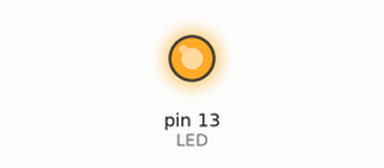
Bench run of a sketch on a simulated Arduino Uno, built with avr-gcc and run on an emulated ATmega328P. Shown: output pins drawn as LEDs (lit = HIGH).

Above: at 0.1 s.
At 2.6 s:
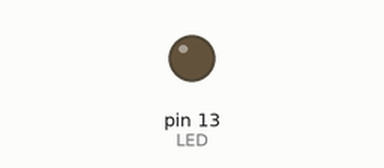
Timing chart, 0 to 4.1 s (numbered marks = the images above):
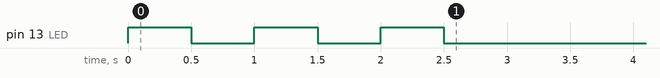

The sketch:

Blink_modified.ino
```cpp
const int LED = 13;

//######################################################################
// MAIN FUNCTION
//the setup function runs once when you press reset or power the board
//#######################################################################

void setup() {

  myloop();
}

//######################################################
// the loop function runs over and over again forever
//NOTE: PART oF MAIN FUNCTION
//####################################################

void loop(){

}

//####################
//Raunak local loop
//####################

void myloop() {
    // initialize digital pin LED_BUILTIN as an output.
  pinMode(LED, OUTPUT);
  for (int i= 0; i<3; i++) {
    digitalWrite(LED, HIGH);   // turn the LED on (HIGH is the voltage level)
    delay(500);                       // wait for a second
    digitalWrite(LED, LOW);    // turn the LED off by making the voltage LOW
    delay(500);                       // wait for a second
  }
}
```
